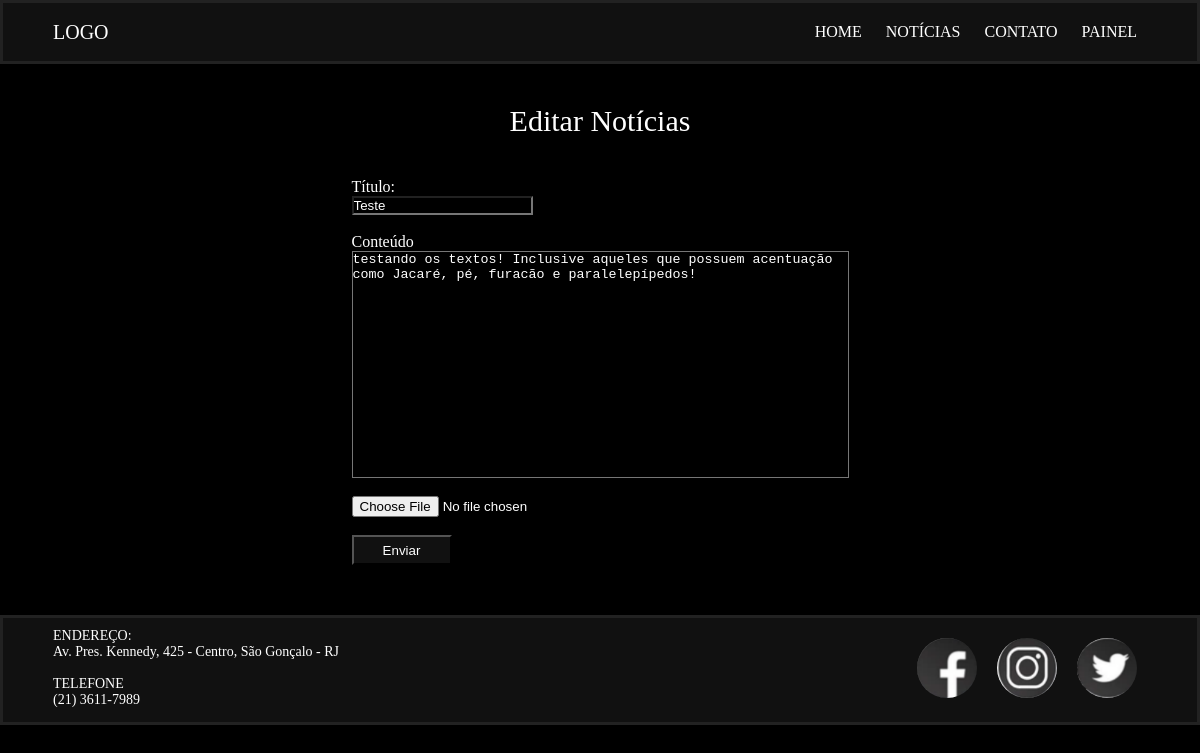
Page /painel/editarNoticia/20 (signed in) on the committed database.
### tables this page shows
CREATE TABLE `noticias` (
  `id` int(11) NOT NULL AUTO_INCREMENT,
  `titulo` varchar(255) NOT NULL,
  `conteudo` text NOT NULL,
  `foto` varchar(45) NOT NULL,
  `data` date NOT NULL,
  `usuario` int(11) NOT NULL,
  PRIMARY KEY (`id`),
  KEY `usuario` (`usuario`),
  CONSTRAINT `noticias_ibfk_1` FOREIGN KEY (`usuario`) REFERENCES `usuarios` (`id`)
);

### core/controller.php (called while the page is built, shortened)
<?php
class controller {
	public function loadViewInTemplate($viewName, $viewData = array()) {
		extract($viewData);
		require 'views/'.$viewName.'.php';
	}
	public function loadTemplateLogado($viewName, $viewData = array()) {
		require 'views/templateLogado.php';
	}
}

### controllers/painelController.php (called while the page is built, shortened)
<?php
class painelController extends controller {
	public function editarNoticia(){
		$n = new noticias();
		$noticiaId = explode('/', $_GET['url']);
        $noticiaId = $noticiaId[2];
		$dados = array();
		$dados['noticia'] = $n->getNoticia($noticiaId);
		$this->loadTemplateLogado('editarNoticia', $dados);
	}
}

### core/core.php (called while the page is built, shortened)
<?php
class core {
	public function run() {
        $url = '/';
		if(isset($_GET['url'])) {
			$url .= $_GET['url'];
		}
		$params = array();
		if(!empty($url) && $url != '/') {
			$url = explode('/', $url);
			array_shift($url);
			array_shift($url);
			if(isset($url[0]) && !empty($url[0])) {
				$currentAction = $url[0];
				array_shift($url);
			} else {
				$currentAction = 'index';
			}
			if(count($url) > 0) {
				$params = $url;
			}
		} else {
			$currentController = 'homeController';
			$currentAction = 'index';
		}
		$c = new $currentController();
		call_user_func_array(array($c, $currentAction), $params);
	}
}

### index.php (called while the page is built, shortened)
<?php
$core = new core();
$core->run();

### core/model.php (called while the page is built, shortened)
<?php
class model {
	public function __construct() {
		global $db;
		$this->db = $db;
	}
}

### models/noticias.php (called while the page is built, shortened)
<?php
class noticias extends model {
	public function getNoticia($id) {
		$array = array();
		$sql = "SELECT * FROM noticias WHERE id = '$id'";
		$sql = $this->db->query($sql);
		if($sql->rowCount() > 0) {
			$array = $sql->fetch();
		}
		return $array;
	}
}
?>

### views/editarNoticia.php (the view)
<div class="topo-titulo">
		<div class="titulo">
			Editar Notícias
		</div>
</div>
<form class="form-cadastro-noticia" method="POST" enctype="multipart/form-data" accept-charset="UTF-8">
	<div class="conteudo-titulo">
		Título:<br>
		<input type="text" name="titulo" value="<?php echo utf8_encode($noticia['titulo']); ?>" required><br><br>
		Conteúdo<br>
		<textarea name="conteudo" rows="15" cols="60" required><?php echo utf8_encode($noticia['conteudo']); ?></textarea>
		<br><br>
		<input type="file" name="arquivo" value="Foto..."></input>
		<br><br>
		<button type="submit" name="enviar-foto">Enviar</button>
	</div>
</form>

### assets/css/style.css (style rules this page uses)
* { padding: 0; margin: 0; }
body { background-color: #000; color: #FFF; }
.titulo { display: flex; justify-content: center; font-size: 30px; padding: 40px; }
input, textarea { color: #FFF; background-color: #000; }
button { background-color: #111; color: #FFF; }
button { width: 100px; height: 30px; }
.form-cadastro-noticia { display: flex; flex-direction: column; align-items: center; }
.conteudo-titulo textarea { resize: none; }

### rows in the picture
noticias: titulo "Teste", conteudo "testando os textos! Inclusive aqueles que possuem acentuação como Jacaré, pé, furacão e paralelepípedos!"
